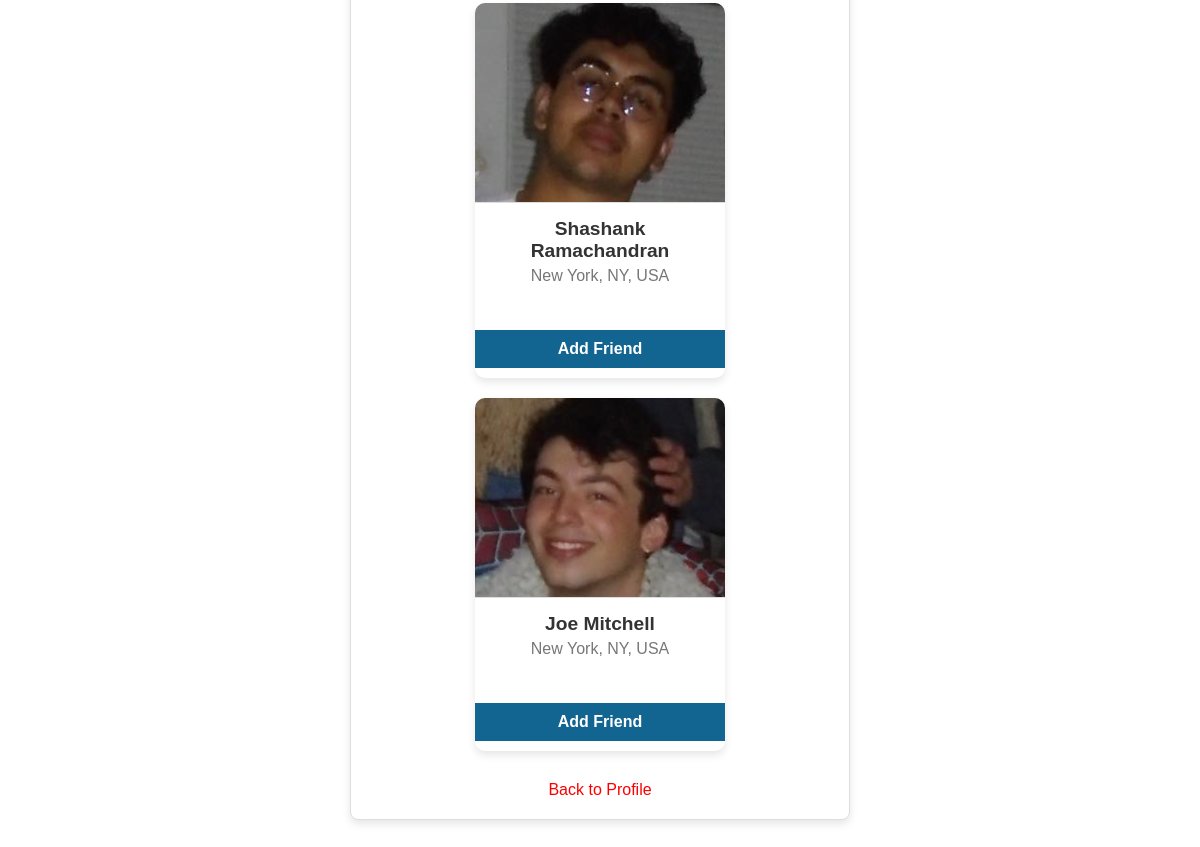
Page /profile/7/friend_suggestions/ (signed in, lower part) on the earlier database version.
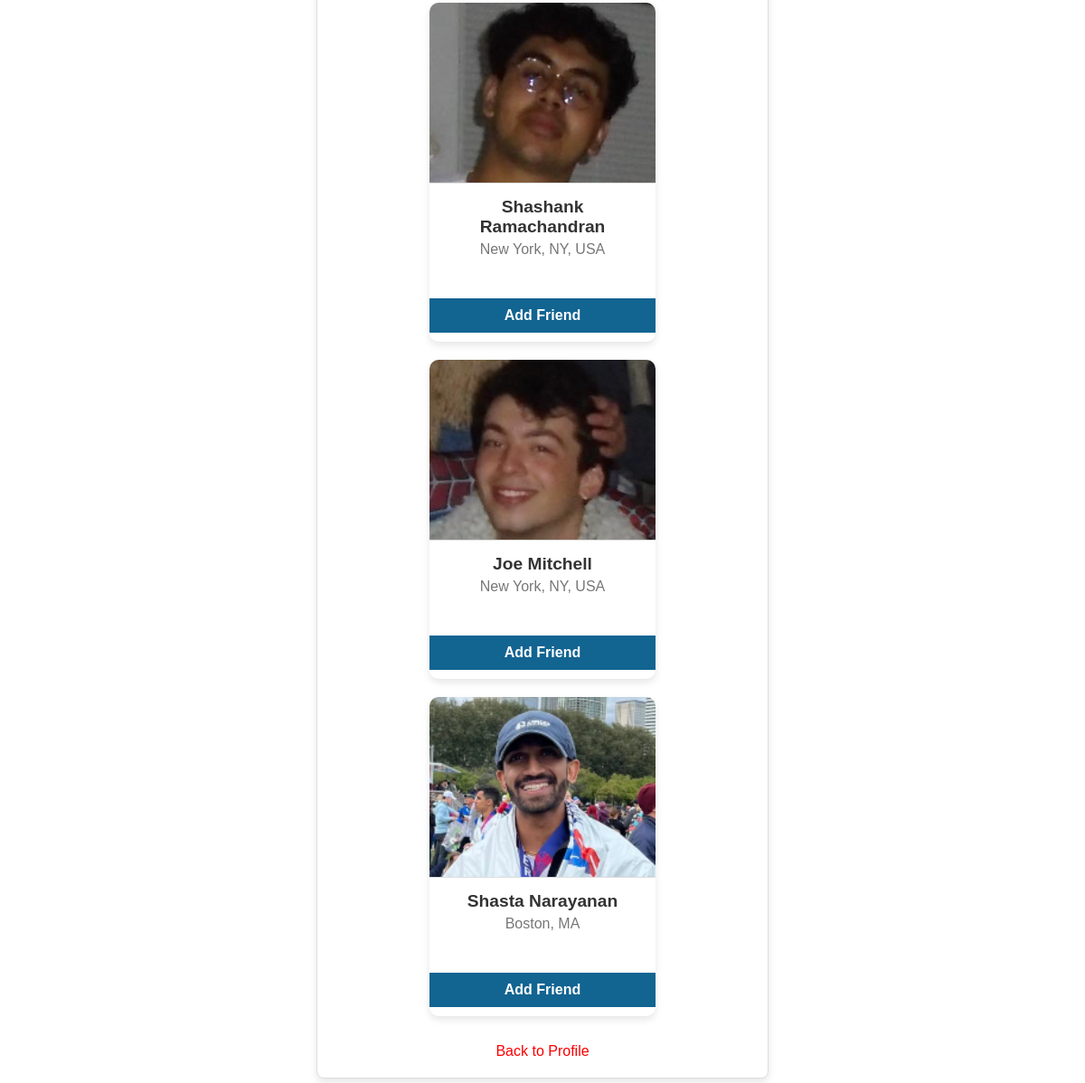
Same page on the later database version.
### tide/models.py (models this page shows, shortened)
class Profile(models.Model):
    user = models.OneToOneField(User, on_delete=models.CASCADE)  # Each user has one profile
    fname = models.CharField(max_length=100)
    lname = models.CharField(max_length=100)
    city = models.CharField(max_length=100)
    email = models.EmailField()
    image = models.ImageField(upload_to='profile_images/', blank=True, null=True)
    bio = models.TextField(default="This is where you can add a bio or description about the user.", blank=True)
    def get_friends(self):
        friends = Friend.objects.filter(models.Q(profile1=self) | models.Q(profile2=self))
        return [f.profile2 if f.profile1 == self else f.profile1 for f in friends]
    def get_friend_suggestions(self):
        friends = self.get_friends()
        all_profiles = Profile.objects.exclude(pk=self.pk)
        suggested_friends = all_profiles.exclude(pk__in=[friend.pk for friend in friends])
        return suggested_friends

### tide/views.py (the view)
# urls.py: path('profile/<int:pk>/friend_suggestions/', views.ShowFriendSuggestionsView.as_view(), name='friend_suggestions'),
class ShowFriendSuggestionsView(LoginRequiredMixin, DetailView):
    model = Profile
    template_name = 'tide/friend_suggestions.html'
    context_object_name = 'profile'
    def get_context_data(self, **kwargs):
        context = super().get_context_data(**kwargs)
        context['friend_suggestions'] = self.object.get_friend_suggestions()
        return context

### tide/templates/tide/friend_suggestions.html (shortened to what this page needs)
{% extends 'tide/base.html' %}
{% block content %}
<body class="forms-body">
<div class="content-wrapper">
    <div class="forms">
        <div class="profile-grid">
            {% for suggestion in friend_suggestions %}
                <div class="profile-card">
                    <a href="{% url 'show_profile' suggestion.pk %}">
                        {% if suggestion.image %}
                            <img src="{{ suggestion.image.url }}" class="profile-image" alt="{{ suggestion.fname }} {{ suggestion.lname }}">
                        {% else %}
                            <img src="https://picsum.photos/200/300" class="profile-image" alt="Default Profile Image">
                        {% endif %}
                    </a>
                    <div class="profile-info">
                        <div class="profile-name">{{ suggestion.fname }} {{ suggestion.lname }}</div>
                        <div class="profile-city">{{ suggestion.city }}</div>
                    </div>
                    <form action="{% url 'add_friend' profile.pk suggestion.pk %}" method="post">
                        <button type="submit" class="profile-button">Add Friend</button>
                    </form>
                </div>
            {% endfor %}
        </div>
        <a href="{% url 'show_profile' profile.pk %}" class="cancel-button">Back to Profile</a>
    </div>
</div>
</body>
{% endblock %}

Differences in the rows shown:
added Profile: image (picture), fname "Shasta", lname "Narayanan", city "Boston, MA"
